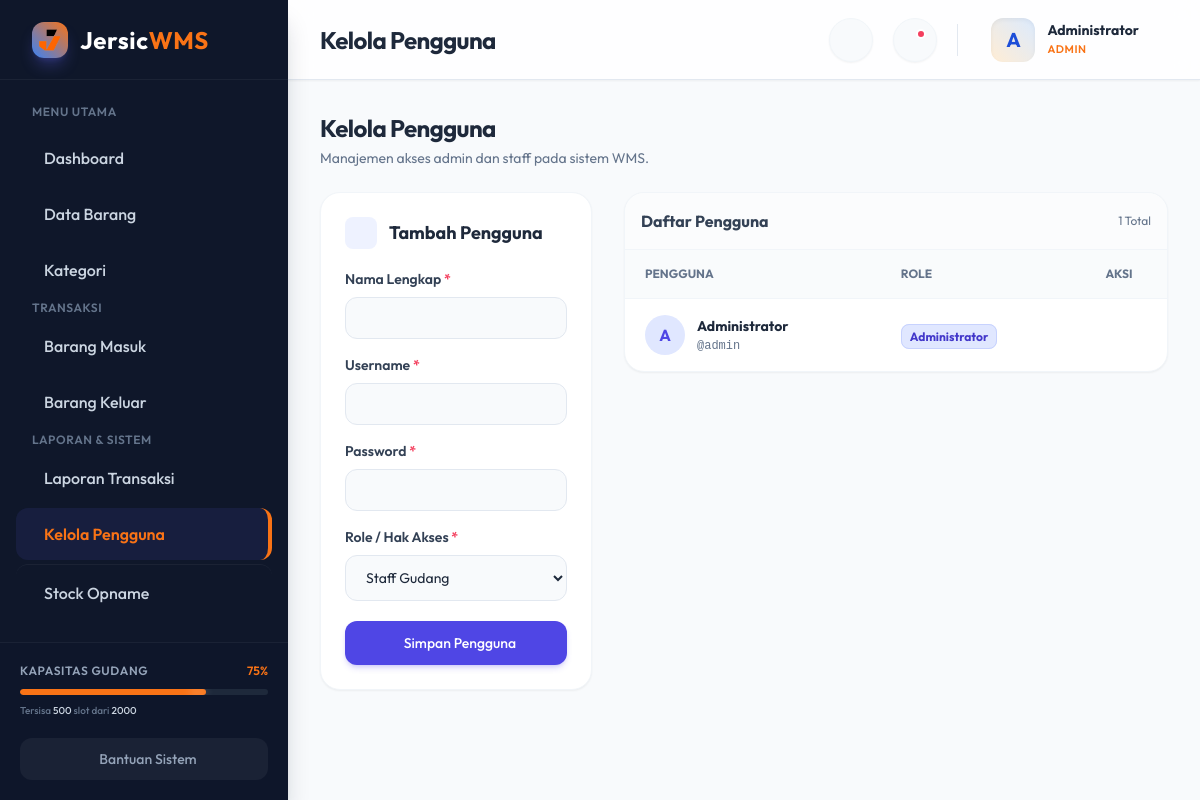
/users.php (signed in), run on the app's committed database.
### tables this page shows
CREATE TABLE IF NOT EXISTS users (
    id INT AUTO_INCREMENT PRIMARY KEY,
    username VARCHAR(50) NOT NULL UNIQUE,
    password VARCHAR(255) NOT NULL,  
    name VARCHAR(100) NOT NULL,
    role ENUM('super_admin', 'admin', 'staff') DEFAULT 'staff',
    created_at TIMESTAMP DEFAULT CURRENT_TIMESTAMP
);

### users.php (the view, shortened to what this page needs)
<?php
require_once 'config/db.php';
$title = "Kelola Pengguna";
require_once 'includes/header.php';
$edit_user = null;
$users = $conn->query("SELECT * FROM users ORDER BY created_at DESC");
?>
<div class="mb-6">
    <h2 class="text-2xl font-bold text-slate-800 tracking-tight">Kelola Pengguna</h2>
    <p class="text-sm text-slate-500 mt-1">Manajemen akses admin dan staff pada sistem WMS.</p>
</div>
<div class="flex flex-col lg:flex-row gap-8">
    <div class="w-full lg:w-1/3">
        <div class="bg-white rounded-[1.25rem] border border-slate-100 shadow-sm p-6 lg:sticky lg:top-28">
            <h3 class="text-lg font-bold text-slate-800 mb-5 flex items-center">
                <div class="w-8 h-8 rounded-lg <?= $edit_user ? 'bg-amber-50 text-amber-600' : 'bg-indigo-50 text-indigo-600' ?> flex items-center justify-center mr-3"></div>
                <?= $edit_user ? 'Edit Pengguna' : 'Tambah Pengguna' ?>
            </h3>
            <form action="users.php" method="POST" class="space-y-4">
                <div>
                    <label class="block text-sm font-semibold text-slate-700 mb-2">Nama Lengkap <span class="text-rose-500">*</span></label>
                    <input type="text" name="name" required value="<?= $edit_user ? htmlspecialchars($edit_user['name']) : '' ?>" class="w-full px-4 py-2.5 bg-slate-50 border border-slate-200 rounded-xl text-sm focus:bg-white focus:outline-none focus:ring-2 focus:ring-indigo-500 transition-all">
                </div>
                <div>
                    <label class="block text-sm font-semibold text-slate-700 mb-2">Username <span class="text-rose-500">*</span></label>
                    <input type="text" name="username" required value="<?= $edit_user ? htmlspecialchars($edit_user['username']) : '' ?>" class="w-full px-4 py-2.5 bg-slate-50 border border-slate-200 rounded-xl text-sm focus:bg-white focus:outline-none focus:ring-2 focus:ring-indigo-500 transition-all font-mono">
                </div>
                <div>
                    <label class="block text-sm font-semibold text-slate-700 mb-2">Password <?= $edit_user ? '<span class="text-slate-400 font-normal">(Kosongkan jika tidak ingin diubah)</span>' : '<span class="text-rose-500">*</span>' ?></label>
                    <input type="password" name="password" <?= $edit_user ? '' : 'required' ?> class="w-full px-4 py-2.5 bg-slate-50 border border-slate-200 rounded-xl text-sm focus:bg-white focus:outline-none focus:ring-2 focus:ring-indigo-500 transition-all">
                </div>
                <div>
                    <label class="block text-sm font-semibold text-slate-700 mb-2">Role / Hak Akses <span class="text-rose-500">*</span></label>
                    <select name="role" class="w-full px-4 py-3 bg-slate-50 border border-slate-200 rounded-xl text-sm focus:bg-white focus:outline-none focus:ring-2 focus:ring-indigo-500 transition-all cursor-pointer">
                        <option value="staff" <?= ($edit_user && $edit_user['role']=='staff') ? 'selected' : '' ?>>Staff Gudang</option>
                    </select>
                </div>
                <div class="flex gap-2 pt-1">
                    <?php if ($edit_user): ?>
                    <a href="users.php" class="w-1/3 bg-slate-100 hover:bg-slate-200 text-slate-600 font-medium py-3 rounded-xl transition-all flex items-center justify-center text-sm">Batal</a>
                    <button type="submit" class="w-2/3 bg-amber-500 hover:bg-amber-600 text-white font-medium py-3 rounded-xl shadow-md shadow-amber-500/20 transition-all flex items-center justify-center text-sm"><i class="ph ph-check-circle mr-2"></i> Update</button>
                    <?php else: ?>
                    <button type="submit" class="w-full bg-indigo-600 hover:bg-indigo-700 text-white font-medium py-3 rounded-xl shadow-md shadow-indigo-600/20 transition-all flex items-center justify-center text-sm"><i class="ph ph-floppy-disk mr-2"></i> Simpan Pengguna</button>
                    <?php endif; ?>
                </div>
            </form>
        </div>
    </div>
    <div class="w-full lg:w-2/3">
        <div class="bg-white rounded-[1.25rem] border border-slate-100 shadow-sm overflow-hidden">
            <div class="p-4 border-b border-slate-100 bg-slate-50/50 flex items-center justify-between"><h3 class="font-bold text-slate-700">Daftar Pengguna</h3><span class="text-xs text-slate-500"><?= $users->num_rows ?> Total</span></div>
            <div class="overflow-x-auto">
                <table class="w-full text-left border-collapse whitespace-nowrap">
                    <thead><tr class="bg-slate-50/80 border-b border-slate-100">
                        <th class="py-4 px-5 text-xs font-bold text-slate-500 uppercase">Pengguna</th>
                        <th class="py-4 px-5 text-xs font-bold text-slate-500 uppercase">Role</th>
                        <th class="py-4 px-5 text-xs font-bold text-slate-500 uppercase text-center w-24">Aksi</th>
                    </tr></thead>
                    <tbody class="divide-y divide-slate-100">
                    <?php if ($users && $users->num_rows > 0): while ($row = $users->fetch_assoc()): ?>
                        <tr class="hover:bg-indigo-50/30 transition-colors group">
                            <td class="py-4 px-5"><div class="flex items-center"><div class="w-10 h-10 rounded-full bg-indigo-100 text-indigo-600 flex items-center justify-center font-bold mr-3"><?= strtoupper(substr($row['name'],0,1)) ?></div><div><p class="text-sm font-bold text-slate-800"><?= htmlspecialchars($row['name']) ?></p><p class="text-xs text-slate-500 font-mono mt-0.5">@<?= htmlspecialchars($row['username']) ?></p></div></div></td>
                            <td class="py-4 px-5">
                                <?php if($row['role']=='admin') echo '<span class="px-2 py-1 bg-indigo-100 text-indigo-700 text-xs font-bold rounded-lg border border-indigo-200">Administrator</span>'; ?>
                            </td>
                            <td class="py-4 px-5 text-center"></td>
                        </tr>
                    <?php endwhile; endif; ?>
                    </tbody>
                </table>
            </div>
        </div>
    </div>
</div>
<?php require_once 'includes/footer.php'; ?>

### includes/header.php (shortened to what this page needs)
<!DOCTYPE html>
<html lang="id">
<head>
    <script src="https://cdn.tailwindcss.com"></script>
</head>
<body class="bg-slate-50 text-slate-800 overflow-hidden">
    <div class="flex h-screen w-full">
        <?php require_once 'sidebar.php'; ?>
        <div class="flex-1 flex flex-col h-screen overflow-hidden">
            <?php require_once 'topbar.php'; ?>
            <main class="flex-1 overflow-y-auto custom-scrollbar p-6 lg:p-8 relative">

### includes/sidebar.php (shortened to what this page needs)
<?php
$current_page = basename($_SERVER['PHP_SELF']);
?>
<aside class="w-72 bg-slate-900 text-slate-300 flex-shrink-0 hidden md:flex flex-col transition-all duration-300 relative z-20 shadow-xl shadow-slate-900/20">
    <div class="h-20 flex items-center px-8 border-b border-white/5">
        <div class="w-9 h-9 bg-gradient-to-tr from-blue-500 to-orange-500 rounded-xl flex items-center justify-center mr-3 shadow-lg shadow-indigo-500/30">
            <img src="/jsc-wms/assets/img/jsc.png" alt="Jersic Logo" class="w-8 h-8 object-contain" />
        </div>
        <h1 class="text-2xl font-bold text-white tracking-wide">Jersic<span class="text-orange-500">WMS</span></h1>
    </div>
    <div class="flex-1 overflow-y-auto sidebar-scroll py-6 px-4 space-y-1">
        <p class="px-4 text-xs font-semibold text-slate-500 uppercase tracking-wider mb-3">Menu Utama</p>
        <a href="index.php" class="flex items-center px-4 py-3.5 <?= $current_page == 'index.php' ? 'bg-indigo-500/10 text-orange-500 border-r-4 border-orange-500 font-semibold' : 'hover:bg-white/5 hover:text-white font-medium' ?> rounded-xl transition-all">
            <span>Dashboard</span>
        </a>
        <a href="products.php" class="flex items-center px-4 py-3.5 <?= $current_page == 'products.php' ? 'bg-indigo-500/10 text-orange-500 border-r-4 border-orange-500 font-semibold' : 'hover:bg-white/5 hover:text-white font-medium' ?> rounded-xl transition-all">
            <span>Data Barang</span>
        </a>
        <a href="categories.php" class="flex items-center px-4 py-3.5 <?= $current_page == 'categories.php' ? 'bg-indigo-500/10 text-orange-500 border-r-4 border-orange-500 font-semibold' : 'hover:bg-white/5 hover:text-white font-medium' ?> rounded-xl transition-all">
            <span>Kategori</span>
        </a>
        <p class="px-4 text-xs font-semibold text-slate-500 uppercase tracking-wider mt-8 mb-3">Transaksi</p>
        <a href="inbound.php" class="flex items-center px-4 py-3.5 <?= $current_page == 'inbound.php' ? 'bg-emerald-500/10 text-orange-500 border-r-4 border-orange-500 font-semibold' : 'hover:bg-white/5 hover:text-white font-medium' ?> rounded-xl transition-all">
            <span>Barang Masuk</span>
        </a>
        <a href="outbound.php" class="flex items-center px-4 py-3.5 <?= $current_page == 'outbound.php' ? 'bg-rose-500/10 text-orange-500 border-r-4 border-orange-500 font-semibold' : 'hover:bg-white/5 hover:text-white font-medium' ?> rounded-xl transition-all">
            <span>Barang Keluar</span>
        </a>
        <?php if(in_array($_SESSION['role'], ['admin', 'super_admin'])): ?>
        <p class="px-4 text-xs font-semibold text-slate-500 uppercase tracking-wider mt-8 mb-3">Laporan & Sistem</p>
        <a href="reports.php" class="flex items-center px-4 py-3.5 <?= $current_page == 'reports.php' ? 'bg-indigo-500/10 text-orange-500 border-r-4 border-orange-500 font-semibold' : 'hover:bg-white/5 hover:text-white font-medium' ?> rounded-xl transition-all">
            <span>Laporan Transaksi</span>
        </a>
        <a href="users.php" class="flex items-center px-4 py-3.5 <?= $current_page == 'users.php' ? 'bg-indigo-500/10 text-orange-500 border-r-4 border-orange-500 font-semibold' : 'hover:bg-white/5 hover:text-white font-medium' ?> rounded-xl transition-all">
            <span>Kelola Pengguna</span>
        </a>
        <a href="stock_opname.php" class="flex items-center px-4 py-3.5 <?= $current_page == 'stock_opname.php' ? 'bg-indigo-500/10 text-orange-500 border-r-4 border-orange-500 font-semibold' : 'hover:bg-white/5 hover:text-white font-medium' ?> rounded-xl transition-all mt-2 border-t border-white/5 pt-4">
            <span>Stock Opname</span>
        </a>
        <?php endif; ?>
    </div>
    <div class="p-5 border-t border-white/5 bg-slate-900/50 mt-auto">
        <div class="mb-5">
            <div class="flex items-center justify-between text-xs font-semibold text-slate-400 mb-2.5">
                <span class="uppercase tracking-wider">Kapasitas Gudang</span>
                <span class="text-orange-500">75%</span>
            </div>
            <div class="w-full bg-slate-800 rounded-full h-1.5 overflow-hidden">
                <div class="bg-gradient-to-r from-orange-500 to-orange-500 h-1.5 rounded-full relative" style="width: 75%">
                    <div class="absolute top-0 right-0 bottom-0 w-4 bg-white/20 blur-sm"></div>
                </div>
            </div>
            <p class="text-[10px] text-slate-500 mt-2 font-medium">Tersisa <span class="text-slate-300">500</span> slot dari <span class="text-slate-300">2000</span></p>
        </div>
        <a href="help.php" class="flex items-center justify-center w-full px-4 py-2.5 bg-white/5 hover:bg-indigo-500/10 text-slate-400 hover:text-indigo-400 rounded-xl transition-all group font-medium border border-transparent hover:border-indigo-500/20">
            <span class="text-sm">Bantuan Sistem</span>
        </a>
    </div>
</aside>

### includes/topbar.php (shortened to what this page needs)
<header class="h-20 bg-white/80 backdrop-blur-md border-b border-slate-200 flex items-center justify-between px-6 lg:px-8 flex-shrink-0 sticky top-0 z-10 shadow-sm">
    <div class="flex items-center">
        <h2 class="text-2xl font-bold text-slate-800 tracking-tight"><?= isset($title) ? $title : 'Dashboard' ?></h2>
    </div>
    <div class="flex items-center space-x-3 sm:space-x-5">
        <button id="themeToggle" onclick="toggleTheme()" class="w-11 h-11 rounded-full bg-slate-50 border border-slate-100 flex items-center justify-center text-slate-500 hover:bg-slate-100 hover:text-indigo-600 transition-colors relative shadow-sm focus:outline-none focus:ring-2 focus:ring-indigo-500 focus:ring-offset-1 tooltip no-invert" title="Ganti Tema">
        </button>
        <div class="relative">
            <button id="notifButton" onclick="toggleDropdown('notifDropdown')" class="w-11 h-11 rounded-full bg-slate-50 border border-slate-100 flex items-center justify-center text-slate-500 hover:bg-slate-100 hover:text-indigo-600 transition-colors relative shadow-sm focus:outline-none focus:ring-2 focus:ring-indigo-500 focus:ring-offset-1">
                <span class="absolute top-2.5 right-2.5 w-2.5 h-2.5 bg-rose-500 rounded-full border-2 border-white animate-pulse"></span>
            </button>
        </div>
        <div class="relative">
            <button id="userButton" onclick="toggleDropdown('userDropdown')" class="w-full flex items-center cursor-pointer hover:bg-slate-50 py-1.5 px-2.5 sm:py-2 sm:px-3 rounded-2xl transition-colors border border-transparent hover:border-slate-100 focus:outline-none focus:ring-2 focus:ring-indigo-500 focus:ring-offset-1 text-left">
                <div class="w-11 h-11 rounded-xl bg-gradient-to-tr from-orange-100 to-blue-100 text-blue-700 flex items-center justify-center font-bold text-xl mr-3 shadow-inner shrink-0">
                    <?= strtoupper(substr($_SESSION['name'], 0, 1)) ?>
                </div>
                <div class="hidden sm:block text-left">
                    <p class="text-sm font-bold text-slate-800 leading-tight"><?= htmlspecialchars($_SESSION['name']) ?></p>
                    <p class="text-[11px] font-semibold text-orange-500 uppercase tracking-wider mt-0.5">
                        <?= str_replace('_', ' ', htmlspecialchars($_SESSION['role'])) ?>
                    </p>
                </div>
            </button>
        </div>
    </div>
</header>

### includes/footer.php (shortened to what this page needs)
            </main>
        </div>
    </div>
</body>
</html>

### includes/header.php (style rules this page uses)
body { font-family: 'Outfit', sans-serif; }

### data on the page
users: name "A", name "Administrator", username "admin", role "Administrator"

### other printed values
$title "Kelola Pengguna"
substr($_SESSION['name'], 0, 1) "A"
$_SESSION['name'] "Administrator"
str_replace('_', ' ', htmlspecialchars($_SESSION['role'])) "ADMIN"
$users->num_rows "1"
